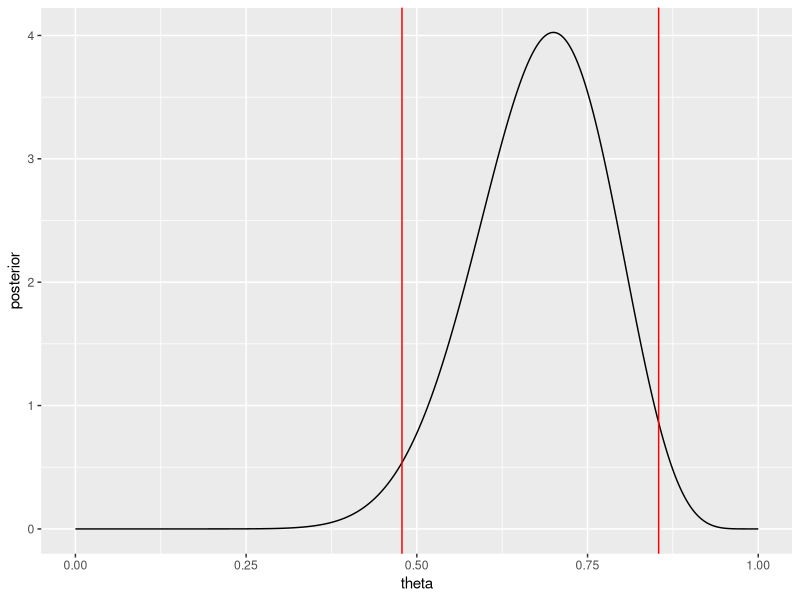

This figure's R source:
## ---- chunk 1
knitr::opts_chunk$set(echo = FALSE)
library(tidyverse)
## ---- chunk 2
# Data
y <- 14
n <- 20

# Beta parameters (posterior)
a_post <- y+1
b_post <- n-y+1

n_grid = 1000 # grid size 
theta <- seq(0,1,length = n_grid) # grid of theta values
posterior <- dbeta(theta,a_post,b_post) # get the posterior distribution

# create a dataset
posttheta_dat <- tibble::tibble(theta, posterior)

p_quant <- qbeta(c(0.025,0.5,0.975),a_post,b_post)

# plot posterior
ggplot2::ggplot(posttheta_dat, aes(x = theta, y = posterior)) +
  geom_line() + 
  geom_vline(xintercept = p_quant[1], colour = "red") +
  geom_vline(xintercept = p_quant[3], colour = "red")

## ---- chunk 3
#| code-line-numbers: "1-17"
#| output-location: column-fragment

## data 
n = 20; y = 14

## prior parameters
a = 1; b = 1

## posterior parameters
a_post = y + a; b_post = n - y + b

## posterior mean
p_mean <- a_post/(a_post + b_post) # (y+a)/(n+a+b)

## quantiles
p_quant <- qbeta(c(0.025,0.5,0.975),a_post,b_post)

p_mean; p_quant
## ---- chunk 4
#| code-line-numbers: ""
#| output-location: column-fragment

## data 
n = 20; y = 14

## prior parameters
a = 1; b = 1

## posterior parameters
a_post = y + a; b_post = n - y + b

## sample 
samp_theta <- rbeta(1000,a_post,b_post)

## sample mean and quantiles
p_mean <- mean(samp_theta)
p_quant <- quantile(samp_theta, 
                    probs = c(0.025,0.5,0.975))

p_mean; p_quant
## ---- chunk 5
#| code-line-numbers: ""
#| output-location: column-fragment

## sample 
samp_theta <- rbeta(1000,a_post,b_post)

## get odds based on samples
samp_odds <- samp_theta/(1-samp_theta)

## sample mean and quantiles
p_mean_odds <- mean(samp_odds)
p_quant_odds <- quantile(samp_odds, 
                         probs = c(0.025,0.5,0.975))

p_mean_odds; p_quant_odds
